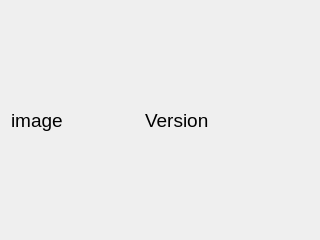
<?xml version="1.0" encoding="UTF-8"?>
<ui version="4.0">
 <class>Dialog</class>
 <widget class="QDialog" name="Dialog">
  <property name="geometry">
   <rect>
    <x>0</x>
    <y>0</y>
    <width>320</width>
    <height>240</height>
   </rect>
  </property>
  <property name="minimumSize">
   <size>
    <width>320</width>
    <height>240</height>
   </size>
  </property>
  <property name="maximumSize">
   <size>
    <width>320</width>
    <height>240</height>
   </size>
  </property>
  <property name="font">
   <font>
    <pointsize>14</pointsize>
   </font>
  </property>
  <property name="windowTitle">
   <string>Dialog</string>
  </property>
  <layout class="QHBoxLayout" name="horizontalLayout">
   <item>
    <widget class="QLabel" name="image_label">
     <property name="minimumSize">
      <size>
       <width>128</width>
       <height>128</height>
      </size>
     </property>
     <property name="maximumSize">
      <size>
       <width>128</width>
       <height>128</height>
      </size>
     </property>
     <property name="text">
      <string>image</string>
     </property>
    </widget>
   </item>
   <item>
    <widget class="QLabel" name="version_label">
     <property name="text">
      <string>Version</string>
     </property>
    </widget>
   </item>
  </layout>
 </widget>
 <resources/>
 <connections/>
</ui>
